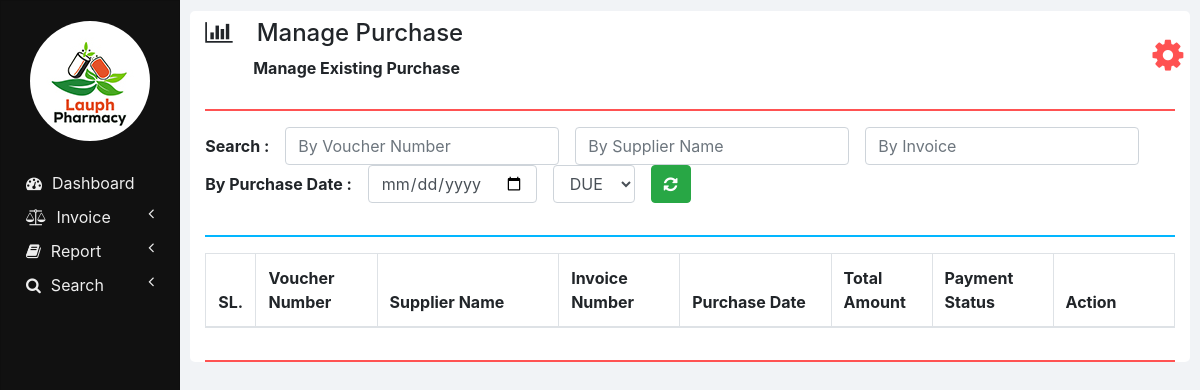
Before: /manage_purchase.php with the older database file.
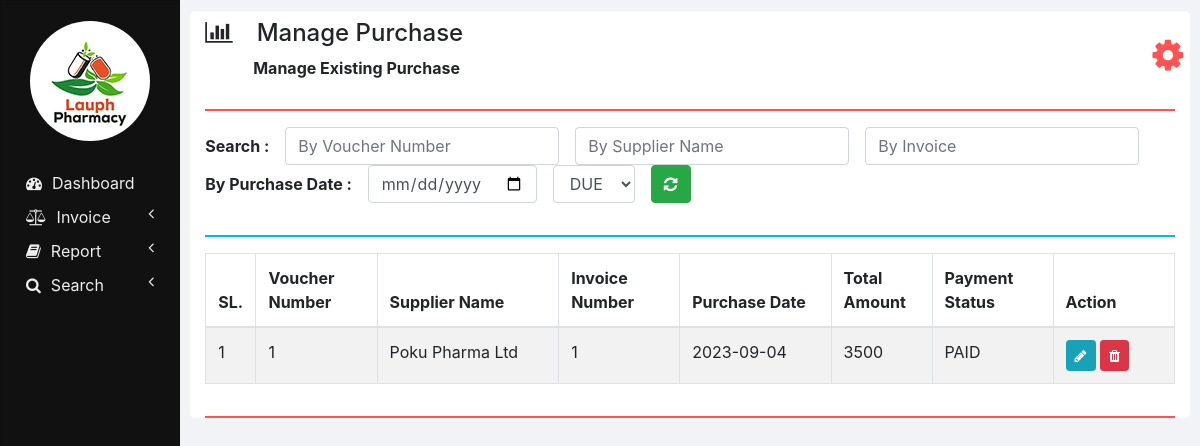
After: the same page with the newer database file.
### tables this page shows
CREATE TABLE `purchases` (
  `SUPPLIER_NAME` varchar(100) NOT NULL,
  `INVOICE_NUMBER` int(11) NOT NULL,
  `VOUCHER_NUMBER` int(11) NOT NULL,
  `PURCHASE_DATE` varchar(10) NOT NULL,
  `TOTAL_AMOUNT` double NOT NULL,
  `PAYMENT_STATUS` varchar(20) NOT NULL
);

### php/manage_purchase.php (the view, shortened to what this page needs)
<?php
  function showPurchases($id) {
    require "db_connection.php";
    if($con) {
      $seq_no = 0;
      $query = "SELECT * FROM purchases";
      $result = mysqli_query($con, $query);
      while($row = mysqli_fetch_array($result)) {
        $seq_no++;
        if($row['VOUCHER_NUMBER'] == $id)
          showEditOptionsRow($seq_no, $row);
        else
          showPurchaseRow($seq_no, $row);
      }
    }
  }
  function showPurchaseRow($seq_no, $row) {
    ?>
    <tr>
      <td><?php echo $seq_no; ?></td>
      <td><?php echo $row['VOUCHER_NUMBER']; ?></td>
      <td><?php echo $row['SUPPLIER_NAME'] ?></td>
      <td><?php echo $row['INVOICE_NUMBER']; ?></td>
      <td><?php echo $row['PURCHASE_DATE']; ?></td>
      <td><?php echo $row['TOTAL_AMOUNT']; ?></td>
      <td><?php echo $row['PAYMENT_STATUS']; ?></td>
      <td>
        <button href="" class="btn btn-info btn-sm" onclick="editPurchase(<?php echo $row['VOUCHER_NUMBER']; ?>);">
          <i class="fa fa-pencil"></i>
        </button>
        <button class="btn btn-danger btn-sm" onclick="deletePurchase(<?php echo $row['VOUCHER_NUMBER']; ?>);">
          <i class="fa fa-trash"></i>
        </button>
      </td>
    </tr>
    <?php
  }
  ?>

Changed rows visible on the page:
added purchases: seq_no "1", VOUCHER_NUMBER "1", SUPPLIER_NAME "Poku Pharma Ltd", INVOICE_NUMBER "1", PURCHASE_DATE "2023-09-04", TOTAL_AMOUNT "3500", PAYMENT_STATUS "PAID"
